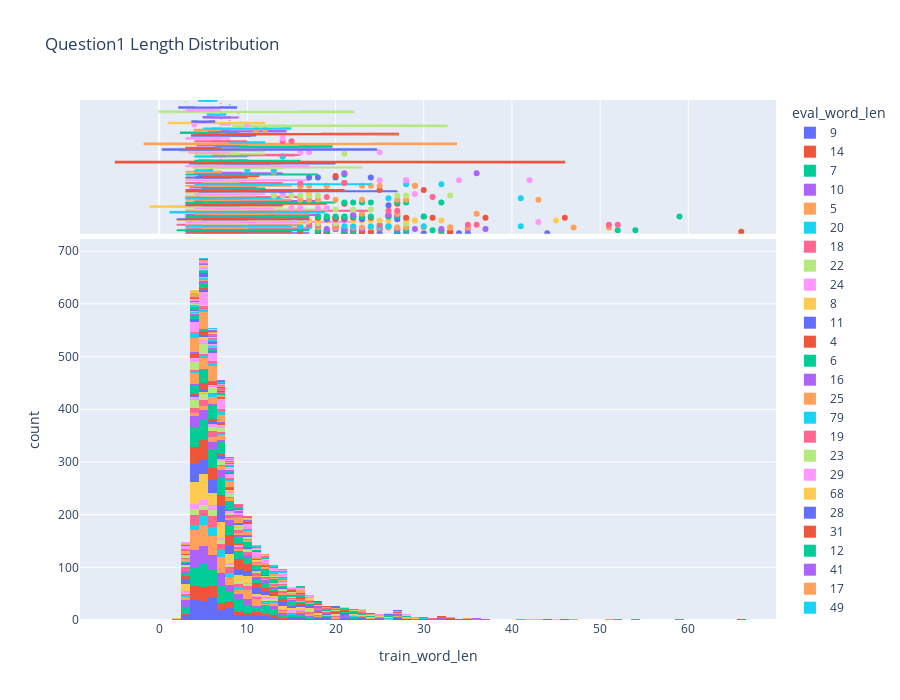

Notebook source saved alongside this figure:
### Code cell
px.histogram(
    td, x="train_word_len",
    height=700, 
    color='eval_word_len', 
    title="Question1 Length Distribution", marginal="box")
